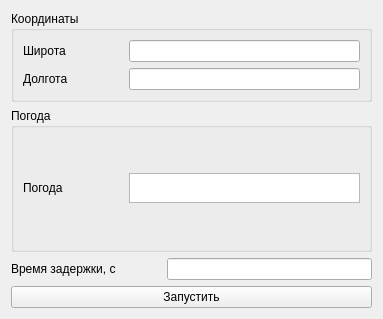
<?xml version="1.0" encoding="UTF-8"?>
<ui version="4.0">
 <class>WeatherAPI</class>
 <widget class="QWidget" name="WeatherAPI">
  <property name="geometry">
   <rect>
    <x>0</x>
    <y>0</y>
    <width>383</width>
    <height>319</height>
   </rect>
  </property>
  <property name="windowTitle">
   <string>Form</string>
  </property>
  <layout class="QGridLayout" name="gridLayout_3">
   <item row="0" column="0">
    <layout class="QVBoxLayout" name="verticalLayout">
     <item>
      <widget class="QGroupBox" name="coordinates_groupBox">
       <property name="title">
        <string>Координаты</string>
       </property>
       <layout class="QGridLayout" name="gridLayout">
        <item row="0" column="0">
         <layout class="QHBoxLayout" name="horizontalLayout">
          <item>
           <widget class="QLabel" name="shirota_label">
            <property name="minimumSize">
             <size>
              <width>100</width>
              <height>0</height>
             </size>
            </property>
            <property name="maximumSize">
             <size>
              <width>16777215</width>
              <height>30</height>
             </size>
            </property>
            <property name="text">
             <string>Широта</string>
            </property>
           </widget>
          </item>
          <item>
           <widget class="QLineEdit" name="shirota_lineEdit"/>
          </item>
         </layout>
        </item>
        <item row="1" column="0">
         <layout class="QHBoxLayout" name="horizontalLayout_3">
          <item>
           <widget class="QLabel" name="shirota_label_3">
            <property name="minimumSize">
             <size>
              <width>100</width>
              <height>0</height>
             </size>
            </property>
            <property name="maximumSize">
             <size>
              <width>16777215</width>
              <height>30</height>
             </size>
            </property>
            <property name="text">
             <string>Долгота</string>
            </property>
           </widget>
          </item>
          <item>
           <widget class="QLineEdit" name="dolgota_lineEdit"/>
          </item>
         </layout>
        </item>
       </layout>
      </widget>
     </item>
     <item>
      <widget class="QGroupBox" name="weather_groupBox">
       <property name="title">
        <string>Погода</string>
       </property>
       <layout class="QGridLayout" name="gridLayout_2">
        <item row="0" column="0">
         <layout class="QHBoxLayout" name="horizontalLayout_4">
          <item>
           <widget class="QLabel" name="weather_label">
            <property name="minimumSize">
             <size>
              <width>100</width>
              <height>0</height>
             </size>
            </property>
            <property name="maximumSize">
             <size>
              <width>16777215</width>
              <height>30</height>
             </size>
            </property>
            <property name="text">
             <string>Погода</string>
            </property>
           </widget>
          </item>
          <item>
           <widget class="QPlainTextEdit" name="weather_plainTextEdit">
            <property name="maximumSize">
             <size>
              <width>16777215</width>
              <height>30</height>
             </size>
            </property>
           </widget>
          </item>
         </layout>
        </item>
       </layout>
      </widget>
     </item>
     <item>
      <layout class="QHBoxLayout" name="horizontalLayout_5">
       <item>
        <widget class="QLabel" name="time_label">
         <property name="minimumSize">
          <size>
           <width>150</width>
           <height>0</height>
          </size>
         </property>
         <property name="maximumSize">
          <size>
           <width>16777215</width>
           <height>30</height>
          </size>
         </property>
         <property name="text">
          <string>Время задержки, с</string>
         </property>
        </widget>
       </item>
       <item>
        <widget class="QLineEdit" name="lineEdit">
         <property name="maximumSize">
          <size>
           <width>16777215</width>
           <height>30</height>
          </size>
         </property>
        </widget>
       </item>
      </layout>
     </item>
     <item>
      <widget class="QPushButton" name="start_pushButton">
       <property name="text">
        <string>Запустить</string>
       </property>
      </widget>
     </item>
    </layout>
   </item>
  </layout>
 </widget>
 <resources/>
 <connections/>
</ui>
